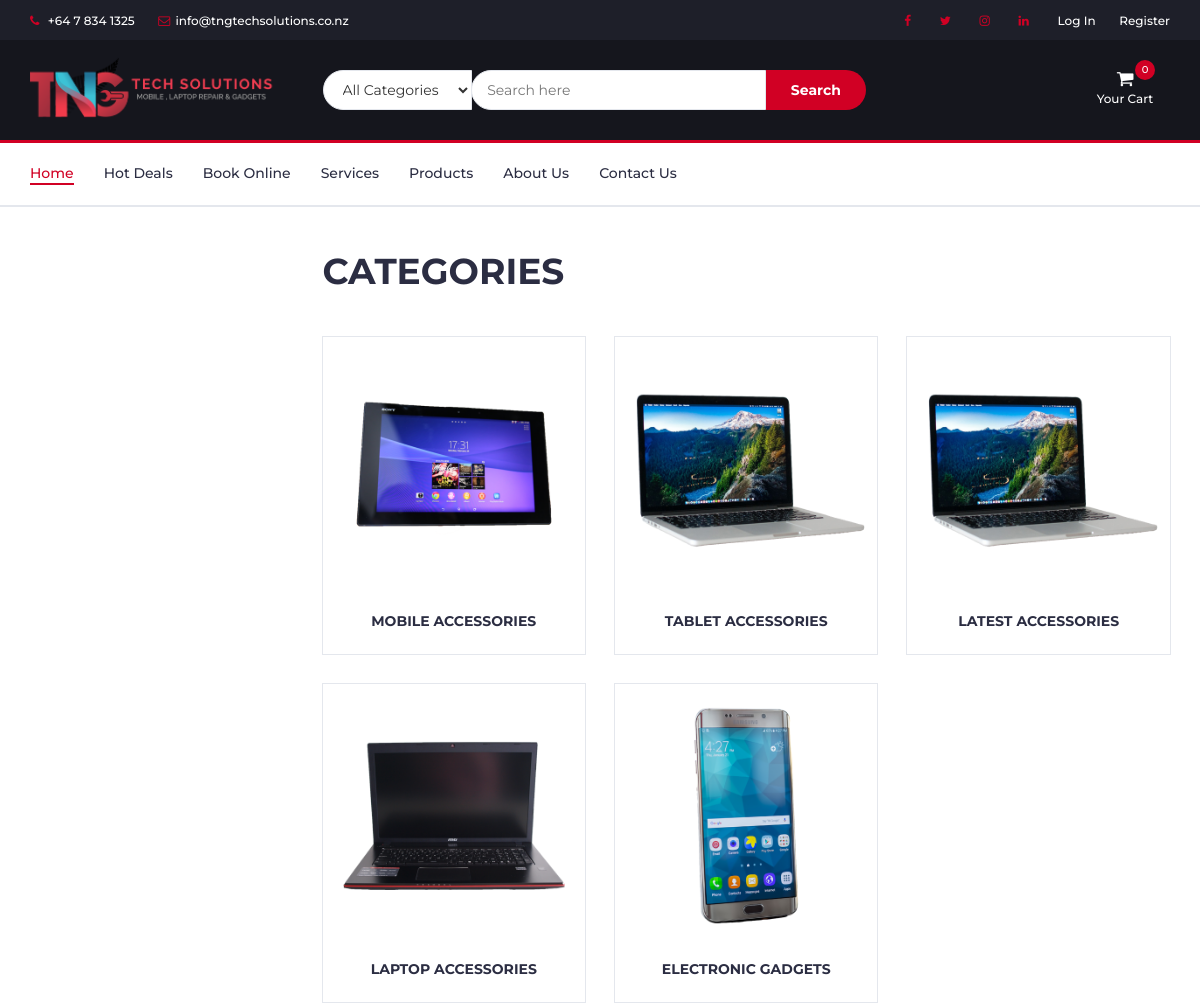
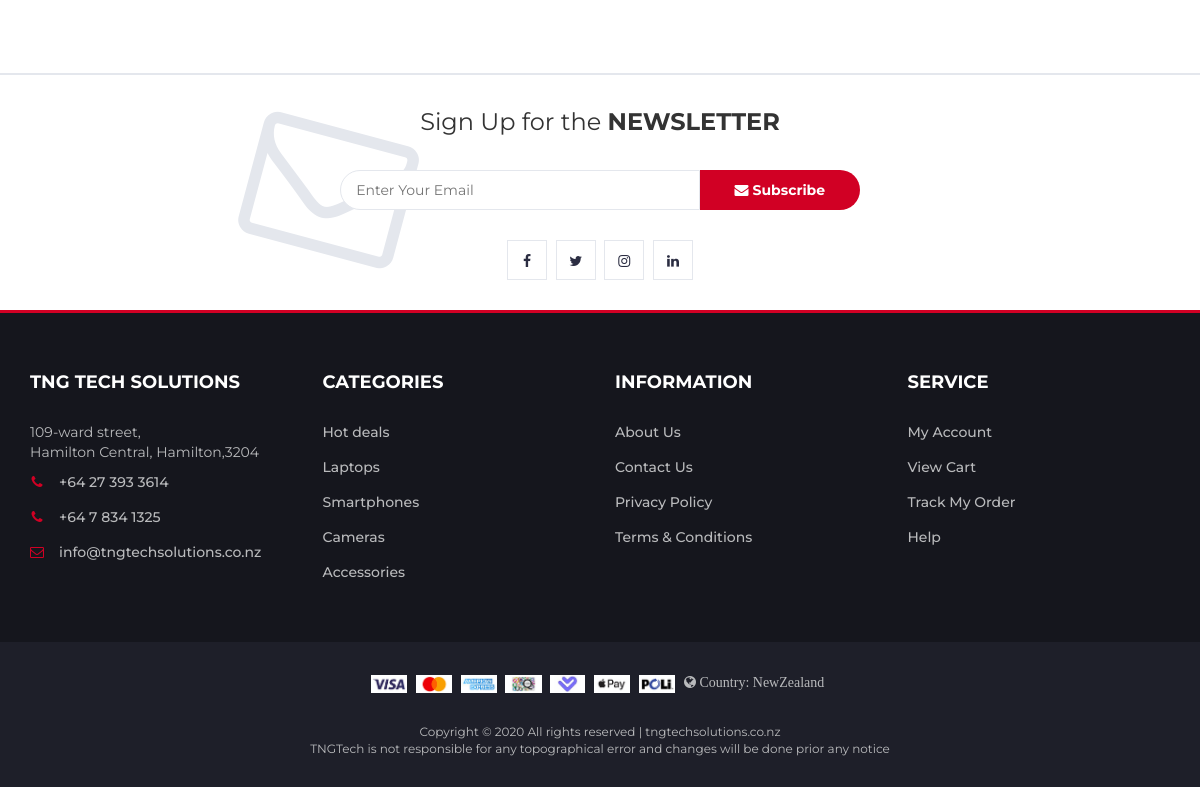
The page /store/prdcts/ on the database its author committed (2 pictures, top to bottom).
### changes/models.py (models this page shows, shortened)
class Category(models.Model):
    name = models.CharField(max_length = 100)
    image = models.ImageField(default = 'product01.png',upload_to = 'product_pics')
    class Meta:
        verbose_name_plural = 'Categories'

### prod/views.py (the view)
# urls.py: path('store/<slug>/',ob.shopp,name='store'),
def shopp(request,slug):
    if slug == 'prdcts':
        thisset = {"Mobile Accessories", "Laptop Accessories", "Tablet Accessories","Electronic Gadgets","Latest Accessories"}
    elif slug == 'serv':
        thisset = {"Mobile Repair","Laptop/Computer Repair","iPad/Tablet Repair"}
    ma_qs = Category.objects.get(name='Mobile Accessories')
    la_qs = Category.objects.get(name='Laptop Accessories')
    ta_qs = Category.objects.get(name='Tablet Accessories')
    eg_qs = Category.objects.get(name='Electronic Gadgets')
    na_qs = Category.objects.get(name='Latest Accessories')
    mr = Category.objects.get(name='Mobile Repair')
    lr = Category.objects.get(name='Laptop/Computer Repair')
    tr = Category.objects.get(name='iPad/Tablet Repair')
    return render(request,'prod/store.html',{'ts':thisset,'ma':ma_qs,'la':la_qs,'ta':ta_qs,
    'eg':eg_qs,'na':na_qs,'mr':mr,'lr':lr,'tr':tr})

### prod/templates/prod/store.html (shortened to what this page needs)
{% extends "prod/base.html" %}
{% load static %}
{% block secheku  %}
		<div class="section">
			<div class="container">
				<div class="row">
					<div id="aside" class="col-md-3">
					</div>
					<div id="store" class="col-md-9">
						<div class="store-filter clearfix">
							<div class="store-sort">
								<label>
									<h1><strong>Categories</strong></h1>
								</label>
							</div>
						</div>
						<div class="row">
							{% for x in ts %}
							<div class="col-md-4 col-xs-6">
								<div class="product">
									<div class="product-img">
										{% if x == 'Mobile Accessories' %}
										<a href="/serv-prod/MobileAccessories/" class="imagekaa"><img src="{{ ma.image.url }}" alt="" style="width: 100%;"></a>
										{% elif x == 'Laptop Accessories' %}
										<a href="/serv-prod/LaptopAccessories/" class="imagekaa"><img src="{{ la.image.url }}" alt="" style="width: 100%;"></a>
										{% elif x == 'Tablet Accessories' %}
										<a href="/serv-prod/TabletAccessories/" class="imagekaa"><img src="{{ ta.image.url }}" alt="" style="width: 100%;"></a>
										{% elif x == 'Electronic Gadgets' %}
										<a href="/serv-prod/ElectronicGadgets/" class="imagekaa"><img src="{{ eg.image.url }}" alt="" style="width: 100%;"></a>
										{% elif x == 'Latest Accessories' %}
										<a href="/serv-prod/LatestAccessories/" class="imagekaa"><img src="{{ na.image.url }}" alt="" style="width: 100%;"></a>
										{% endif %}
									</div>
									<div class="product-body">
										{% if x == 'Mobile Accessories' %}
										<h3 class="product-name"><a href="/serv-prod/MobileAccessories/">{{ x }}</a></h3>
										{% elif x == 'Laptop Accessories' %}
										<h3 class="product-name"><a href="/serv-prod/LaptopAccessories/">{{ x }}</a></h3>
										{% elif x == 'Tablet Accessories' %}
										<h3 class="product-name"><a href="/serv-prod/TabletAccessories/">{{ x }}</a></h3>
										{% elif x == 'Electronic Gadgets' %}
										<h3 class="product-name"><a href="/serv-prod/ElectronicGadgets/">{{ x }}</a></h3>
										{% elif x == 'Latest Accessories' %}
										<h3 class="product-name"><a href="/serv-prod/LatestAccessories/">{{ x }}</a></h3>
										{% endif %}
									</div>
								</div>
							</div>
							{% endfor %}
						</div>
					</div>
				</div>
			</div>
		</div>
{% endblock %}

### prod/static/prod/css/style.css (style rules this page uses)
body { font-family: 'Montserrat', sans-serif; font-weight: 400; color: #333; }
h1, h2, h3, h4, h5, h6 { color: #2B2D42; font-weight: 700; margin: 0 0 10px; }
a:not(.imagekaa) { color: #2B2D42; font-weight: 500; -webkit-transition: 0.2s color; transition: 0.2s color; }
.section { padding-top: 30px; padding-bottom: 30px; }
.product { position: relative; margin: 15px 0px; -webkit-box-shadow: 0px 0px 0px 0px #E4E7ED, 0px 0px 0px 1px #E4E7ED; box-shadow: 0px 0px 0px 0px #E4E7ED, 0px 0px 0px 1px #E4E7ED; -webkit-transition: 0.2s all; transition: 0.2s all; }
.product .product-img { position: relative; }
.product .product-body { position: relative; padding: 15px; background-color: #FFF; text-align: center; z-index: 20; }
.product .product-body .product-name { text-transform: uppercase; font-size: 14px; }
.product .product-body .product-name>a { font-weight: 700; }
.store-filter { margin-bottom: 15px; margin-top: 15px; }
.store-sort { display: inline-block; }
.store-sort label { font-weight: 500; font-size: 12px; text-transform: uppercase; margin-right: 15px; }

### rows shown on the page
Category: image (picture), name "MOBILE ACCESSORIES"
Category: image (picture), name "TABLET ACCESSORIES"
Category: image (picture), name "LATEST ACCESSORIES"
Category: image (picture), name "LAPTOP ACCESSORIES"
Category: image (picture), name "ELECTRONIC GADGETS"
